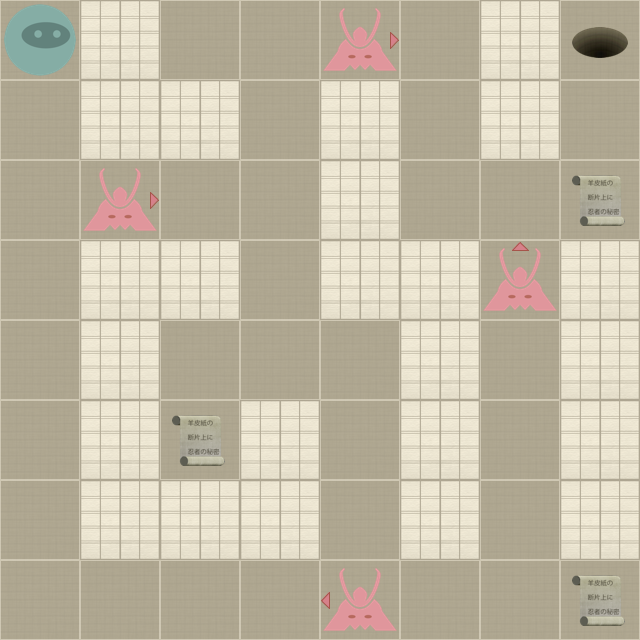

Rendered tile map (Tiled .tmx) drawn with the repository's tilesets; below, a short description and the map source with its tile grids summarised:
An orthogonal 8x8 tile map with 80x80 px tiles, 2 tile layers (Level, Actors).

<map version="1.0" orientation="orthogonal" width="8" height="8" tilewidth="80" tileheight="80">
 <properties>
  <property name="moves" value="25" />
 </properties>
 <tileset firstgid="1" name="tiles" tilewidth="80" tileheight="80" spacing="2" margin="2">
  <image source="tiles-hd.png" width="512" height="512" />
  <tile id="0">
   <properties>
    <property name="actor" value="exit" />
   </properties>
  </tile>
  <tile id="2">
   <properties>
    <property name="actor" value="guard" />
    <property name="direction" value="down" />
   </properties>
  </tile>
  <tile id="3">
   <properties>
    <property name="actor" value="guard" />
    <property name="direction" value="left" />
   </properties>
  </tile>
  <tile id="4">
   <properties>
    <property name="actor" value="guard" />
    <property name="direction" value="right" />
   </properties>
  </tile>
  <tile id="5">
   <properties>
    <property name="actor" value="guard" />
    <property name="direction" value="up" />
   </properties>
  </tile>
  <tile id="7">
   <properties>
    <property name="actor" value="player" />
   </properties>
  </tile>
  <tile id="8">
   <properties>
    <property name="actor" value="scroll" />
   </properties>
  </tile>
  <tile id="9">
   <properties>
    <property name="wall" value="1" />
   </properties>
  </tile>
 </tileset>
 <layer name="Level" width="8" height="8">
  <data>[64 cells, 64 non-empty, 2 distinct tile ids]</data>
 </layer>
 <layer name="Actors" width="8" height="8">
  <data>[64 cells, 9 non-empty, 6 distinct tile ids]</data>
 </layer>
</map>
